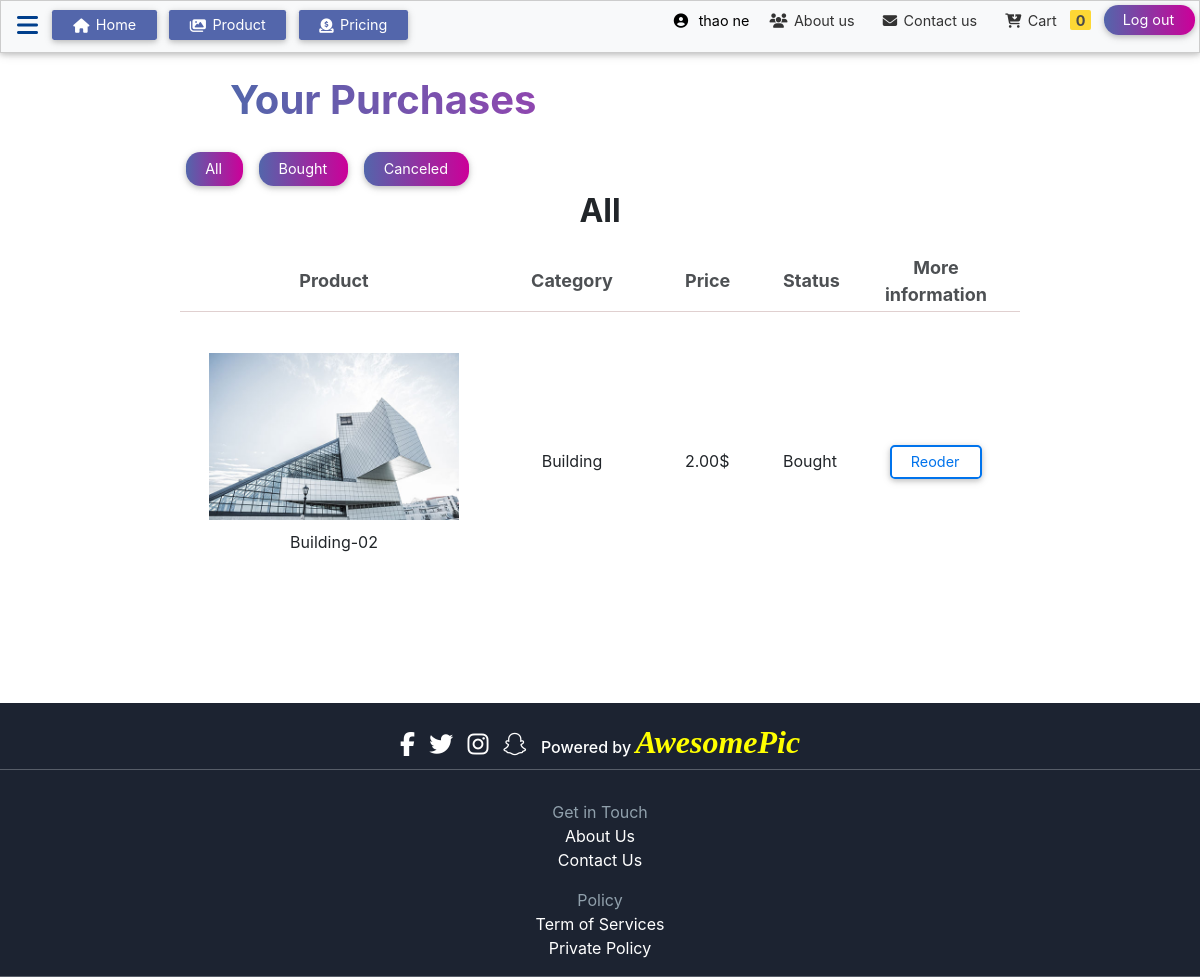
The page /purchase.php (signed in) on the database its author committed.
### tables this page shows
CREATE TABLE `viewed_products` (
  `id` int(6) UNSIGNED NOT NULL,
  `product_id` int(6) UNSIGNED DEFAULT NULL,
  `user_id` int(6) UNSIGNED DEFAULT NULL,
  `created_date` datetime DEFAULT current_timestamp()
);

CREATE TABLE `products` (
  `id` int(6) UNSIGNED NOT NULL,
  `NAME` varchar(50) NOT NULL,
  `src` text NOT NULL,
  `width` varchar(20) DEFAULT NULL,
  `height` varchar(20) DEFAULT NULL,
  `price` decimal(15,2) NOT NULL DEFAULT 0.00,
  `currency` varchar(10) DEFAULT NULL,
  `description` text DEFAULT NULL,
  `is_deleted` tinyint(1) DEFAULT NULL,
  `created_date` datetime DEFAULT current_timestamp(),
  `updated_date` datetime DEFAULT NULL,
  `deleted_date` datetime DEFAULT NULL
);

CREATE TABLE `categories` (
  `id` int(6) UNSIGNED NOT NULL,
  `NAME` varchar(50) NOT NULL,
  `description` text DEFAULT NULL,
  `is_deleted` tinyint(1) DEFAULT NULL,
  `created_date` datetime DEFAULT current_timestamp(),
  `updated_date` datetime DEFAULT NULL,
  `deleted_date` datetime DEFAULT NULL
);

### purchase.php (the view, shortened to what this page needs)
<!DOCTYPE html>
<html lang="en">
<head>
    <link
      rel="stylesheet"
      href="https://cdnjs.cloudflare.com/ajax/libs/font-awesome/4.7.0/css/font-awesome.min.css"
    />
    <link
      rel="stylesheet"
      href="https://cdnjs.cloudflare.com/ajax/libs/font-awesome/4.7.0/css/font-awesome.min.css"
    />
    <link rel="stylesheet" type="text/css" href="css/style.min.css" />
    <link rel="stylesheet" href="css/bootstrap.min.css" />
</head>
<body>
    <div class="container-fluid">
      <?php
        include "_navbar.php"
      ?>
        <div class="landing-carts">
            <p class="page-title">Your Purchases</p>
            <div class="tab">
                <button class="tablinks btn-thao btn-primary gradient right btn-product"  onclick="openTab(event, 'all')">All</button>
                <button class="tablinks btn-thao btn-primary gradient right btn-product" onclick="openTab(event, 'bought')">Bought</button>
                <button class="tablinks btn-thao btn-primary gradient right btn-product" onclick="openTab(event, 'canceled')">Canceled</button>
            </div>
            <div id="all" class="tabcontent">
                <h3 class="status-title" style="text-align: center; font-size: 2rem; font-weight: bold;">All</h3>
                <div class="cart-header">
                    <div class="cart-prop">
                        <p class="col-sm-4 prop">Product</p>
                        <p class="col-sm-2 prop">Category</p>
                        <p class="col-sm-1 prop">Price</p>
                        <p class="col-sm-1 prop">Status</p>
                        <p class="col-sm-2 prop">More information</p>
                    </div>
                </div>
                <?php
                    if(isset($_SESSION['user_id'])) {
                        include 'connect.php';
                        $user = $_SESSION['user_id'];
                        $purchase = array();
                        $sqlselectorder = "SELECT * FROM orders WHERE user_id = ".$user;
                        $resultorder = mysqli_query($connection, $sqlselectorder);
                        while($row_order = mysqli_fetch_row($resultorder)) {
                            $order_id = $row_order[0];
                            $sqlselectorderdetail = "SELECT * FROM order_detail WHERE  order_id = ".$order_id;
                            $resultorderdetail = mysqli_query($connection, $sqlselectorderdetail);
                            while($row_orderdetail = mysqli_fetch_row($resultorderdetail)){
                                $product_id = $row_orderdetail[1];
                                array_push($purchase, $product_id);
                            }
                        };
                    }
                    if(isset($_SESSION['user_id'])) {
                        include 'connect.php';
                        $user = $_SESSION['user_id'];
                        $sqlelect = "SELECT * FROM viewed_products WHERE user_id = ".$user;
                        $result = mysqli_query($connection, $sqlelect);
                        while ($row_select = mysqli_fetch_row($result)) {
                            $id = $row_select ['1'];
                            $sql = "SELECT * FROM products WHERE id = ".$id;
                            $array = mysqli_query($connection, $sql);
                            $row_product = mysqli_fetch_row($array);
                            $sqlcate = "SELECT * FROM products_categories WHERE product_id = ".$id;
                            $arraycate = mysqli_query($connection, $sqlcate);
                            $row_productcate = mysqli_fetch_row($arraycate);
                            $cate_id = $row_productcate[1];
                            $sqlcategory = "SELECT * FROM categories WHERE id = ".$cate_id;
                            $arraycategory= mysqli_query($connection, $sqlcategory);
                            $row_productcategory = mysqli_fetch_row($arraycategory);
                ?>
                            <div class="item" style="text-align: center; padding: 20px 0 !important;">
                                <div class="col-sm-4 prop">
                                    <img src="<?php echo $row_product[2] ?>"
                                        alt="Image" class=" img-product "/>
                                    <p class=" img-title"><?php echo $row_product[1]; ?></p>
                                </div>
                                <div class="col-sm-2 prop">
                                    <p class="prop"><?php echo $row_productcategory[1]; ?></p>
                                </div>
                                <div class="col-sm-1 prop">
                                    <p class="prop"><?php echo $row_product[5]. $row_product[6]; ?></p>
                                </div>
                                <div class="col-sm-1 prop">
                                    <p class="prop status">
                                    <?php
                                        if (in_array($row_product[0], $purchase)) {
                                            echo "Bought";
                                        }
                                        else {
                                            echo "Cancled";
                                        }
                                    ?>
                                    </p>
                                </div>
                                <div class="col-sm-2 prop">
                                    <a class="btn-thao btn-primary buy-now-button right free-button" href="detail.php?id=<?php echo $row_product[0]; ?>">Reoder</a>
                                </div>
                            </div>
                            <br>
                <?php
                        }
                    }
                ?>
            </div>
    </div>
    <br><br>
    <div class="powered">
      <h6>
        <a href="#" class="fa fa-facebook"></a>
        <a href="#" class="fa fa-twitter"></a>
        <a href="#" class="fa fa-instagram"></a>
        <a href="#" class="fa fa-snapchat-ghost"></a>
        Powered by
        <a href="index.php" class="awe">AwesomePic</a>
      </h6>
    </div>
    <div class="footer">
      <div class="private">
        <ul class="footer-list">
          <li>
            <div class="footer-head-list">Get in Touch</div>
          </li>
          <li>
            <a href="aboutUs.php" class="policy">About Us</a>
          </li>
          <li>
            <a href="contact.php" class="policy">Contact Us</a>
          </li>
        </ul>
        <ul class="footer-list">
          <li>
            <div class="footer-head-list">Policy</div>
          </li>
          <li>
            <a href="#" class="policy">Term of Services</a>
          </li>
          <li>
            <a href="#" class="policy">Private Policy</a>
          </li>
        </ul>
      </div>
    </div>
</body>
</html>

### css/_navbar.css (style rules this page uses)
* { padding: 0; margin: 0; }
.page-title { font-size: 2.5rem; font-weight: bold; margin-left: 50px; margin-top: 70px; background: linear-gradient(to right, #5366ab 0%, rgb(236, 21, 182) 100%); -webkit-background-clip: text; -webkit-text-fill-color: transparent; }
.cart-header { height: 60px; margin-top: 20px; display: flex; align-items: center; }
.cart-prop { display: flex; align-items: center; opacity: 0.8; font-size: 18px; margin: auto; width: 100%; text-align: center; font-weight: bold; }
.prop { margin: auto; }
.item { display: flex; height: 300px; padding: 20px 0; margin-bottom: 20px; border-top: 1px solid rgba(153, 99, 99, 0.3); }
.img-product { max-width: 100%; max-height: 85%; width: auto; height: auto; display: flex; margin: auto; }
.img-title { text-align: center; margin-top: 10px; }
.landing-carts { width: 70%; margin: auto; background-color: white; }

### rows shown on the page
viewed_products: product.src (picture), product.NAME "Building-02", categories.NAME "Building", product.price "2.00", product.currency "$"

### other values the page prints
$numberCart "0"
